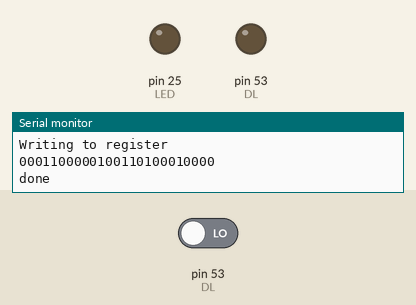
Simulated run of this sketch. Board: Arduino Mega 2560, built with avr-gcc and run on an emulated ATmega2560. Shown: output pins drawn as LEDs (lit = HIGH), the last lines printed to the serial monitor. Inputs (shaded band) come from the test bench; at power-on: pin 53 (DL) LOW. Pins used as bus, display or sensor lines are not drawn.

Above: at 1.8 s.
1.9 s: pin 53 (DL) driven HIGH
At 3.0 s:
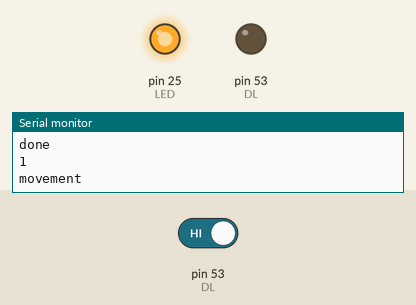
3.4 s: pin 53 (DL) driven LOW
At 4.5 s:
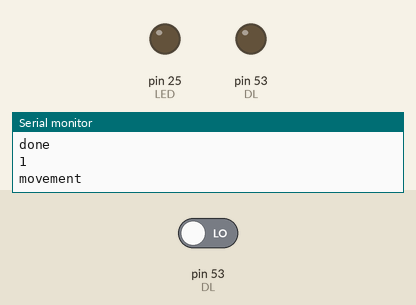
Timing chart, 0 to 6.4 s (numbered marks = the images above; inputs shaded):
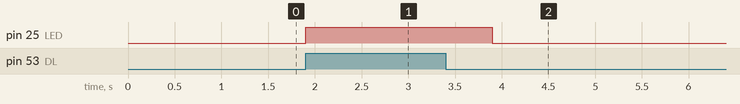

The sketch:

pir.ino
```cpp
//#include <MemoryFree.h>;
//#include <pgmStrToRAM.h>; // not needed for new way. but good to have for reference.

//serial pin Uno 2, atmega2560 board 12
//dl pin Uno 13, atmega2560 board 53

#define SERIAL 12
#define DL 53
#define LED 25


void writeregval(int pin1,unsigned long regval){
  int i;
  int _pin1=pin1;
  unsigned long _regval=regval;
  unsigned char nextbit;
  unsigned long regmask = 0x1000000;
  pinMode(_pin1,OUTPUT);
  digitalWrite(_pin1,LOW);
  for(i=0;i < 25;i++){
    nextbit = (_regval&regmask)!=0;
    regmask >>=1;
    digitalWrite(_pin1,LOW);
    digitalWrite(_pin1,HIGH);

    if(nextbit){
      digitalWrite(_pin1,HIGH);
      Serial.print("1");}
    else{
      digitalWrite(_pin1,LOW);
      Serial.print("0");}
    _delay_us(100);
  }
  Serial.print("\ndone\n");
  digitalWrite(_pin1,LOW);
  _delay_us(600);
}

void setup() {
  Serial.begin(115200);
   pinMode(SERIAL,OUTPUT);
   pinMode(DL,INPUT);
   pinMode(LED,OUTPUT);
}

// the loop function runs over and over again forever
void loop() {
  int i=1;
   if(i){
           Serial.println("Writing to register");
           _delay_ms(1000);
           writeregval(SERIAL,0x00304D10);
           i=0;
        }
        while(1){
          int movement = digitalRead(DL);
          if(movement){
            Serial.println(movement);
            Serial.println("movement");
            //Serial.println(getPSTR("Old way to force String to Flash"));
            //Serial.println(F("New way to force String to Flash"));
            //Serial.println(F("Free RAM = "));
            //Serial.println(freeMemory(), DEC);  // print how much RAM is available.
            pinMode(DL,OUTPUT);
            digitalWrite(DL,LOW);
            digitalWrite(LED,HIGH);
            _delay_ms(2000);
            pinMode(DL,INPUT);
            digitalWrite(LED,LOW);


            }
        }
}
```

Measured:
- after the input at 1.9 s, pin 25 (LED): LOW → HIGH at once
- after the input at 3.4 s, pin 25 (LED): HIGH → LOW after 0.50 s
